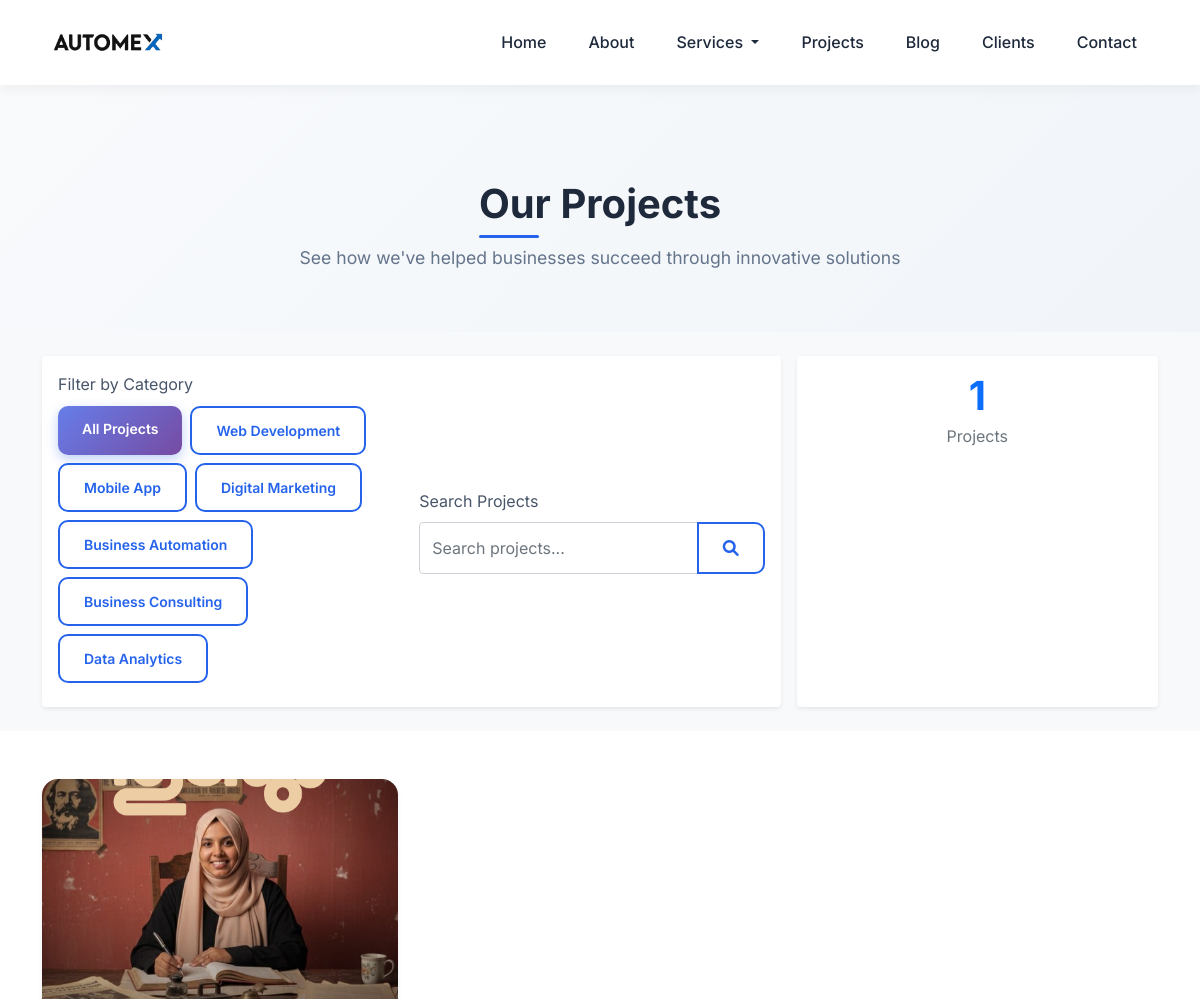
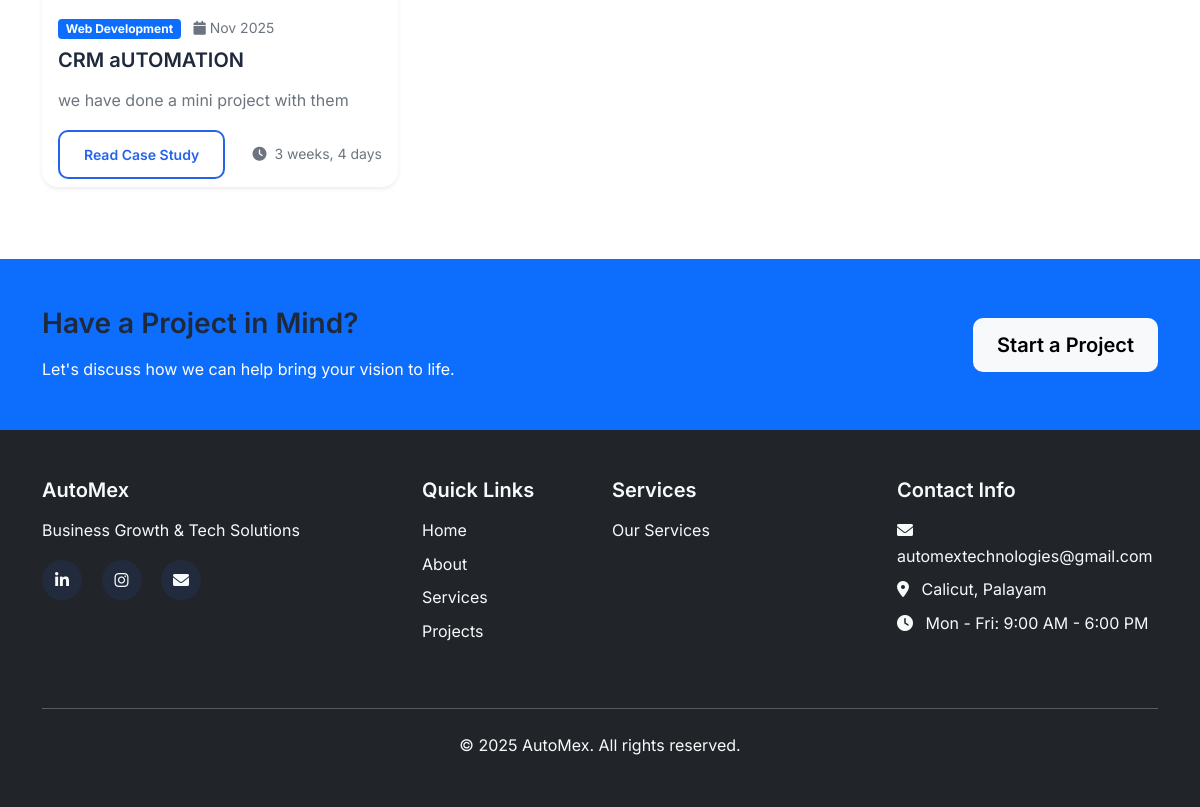
/projects/, run on the app's committed database (2 pictures, top to bottom).
### projects/models.py (models this page shows, shortened)
class Project(models.Model):
    PROJECT_CATEGORIES = [
        ('web_development', 'Web Development'),
        ('mobile_app', 'Mobile App'),
        ('digital_marketing', 'Digital Marketing'),
        ('business_automation', 'Business Automation'),
        ('consulting', 'Business Consulting'),
        ('data_analytics', 'Data Analytics'),
    ]
    title = models.CharField(max_length=200)
    slug = models.SlugField(unique=True)
    client = models.CharField(max_length=200)
    category = models.CharField(max_length=50, choices=PROJECT_CATEGORIES)
    short_description = models.TextField()
    description = RichTextField()
    challenge = RichTextField(blank=True)
    solution = RichTextField(blank=True)
    results = RichTextField(blank=True)
    start_date = models.DateField()
    end_date = models.DateField(blank=True, null=True)
    project_url = models.URLField(blank=True)
    github_url = models.URLField(blank=True)
    main_image = models.ImageField(upload_to='projects/')
    image_1 = models.ImageField(upload_to='projects/', blank=True, null=True)
    image_2 = models.ImageField(upload_to='projects/', blank=True, null=True)
    image_3 = models.ImageField(upload_to='projects/', blank=True, null=True)
    is_featured = models.BooleanField(default=False)
    is_published = models.BooleanField(default=True)
    meta_title = models.CharField(max_length=200, blank=True)
    meta_description = models.TextField(blank=True)
    tags = TaggableManager(blank=True)
    created_at = models.DateTimeField(auto_now_add=True)
    updated_at = models.DateTimeField(auto_now=True)
    class Meta:
        ordering = ['-start_date']

### projects/views.py (the view)
# urls.py: path('', views.project_list, name='project_list'),
def project_list(request):
    projects = Project.objects.filter(is_published=True).order_by('-start_date')
    categories = Project.PROJECT_CATEGORIES
    category = request.GET.get('category')
    if category:
        projects = projects.filter(category=category)
    featured_projects = projects.filter(is_featured=True)[:3]
    context = {
        'projects': projects,
        'featured_projects': featured_projects,
        'categories': categories,
        'selected_category': category,
    }
    return render(request, 'projects/project_list.html', context)

### core/context_processors.py (called while the page is built)
def company_info(request):
    company_info = CompanyInfo.objects.first()
    return {
        'company_info': company_info,
    }

### services/context_processors.py (called while the page is built)
def services_processor(request):
    services = Service.objects.filter(is_active=True).order_by('order')[:6]
    return {
        'services': services,
    }

### templates/projects/project_list.html (shortened to what this page needs)
{% extends 'base.html' %}
{% block content %}
<section class="page-header">
    <div class="container">
        <div class="row">
            <div class="col-lg-12 text-center">
                <h1 class="section-title">Our Projects</h1>
                <p class="section-subtitle">See how we've helped businesses succeed through innovative solutions</p>
            </div>
        </div>
    </div>
</section>
<section class="py-4 bg-light">
    <div class="container">
        <div class="row g-3">
            <div class="col-lg-8">
                <div class="card border-0 shadow-sm">
                    <div class="card-body">
                        <div class="row g-3 align-items-center">
                            <div class="col-md-6">
                                <label class="form-label fw-semibold">Filter by Category</label>
                                <div class="filter-buttons">
                                    <a href="{% url 'project_list' %}" class="btn btn-sm {% if not selected_category %}btn-primary{% else %}btn-outline-primary{% endif %} me-2 mb-2">
                                        All Projects
                                    </a>
                                    {% for category in categories %}
                                    <a href="{% url 'project_list' %}?category={{ category.0 }}" class="btn btn-sm {% if selected_category == category.0 %}btn-primary{% else %}btn-outline-primary{% endif %} me-2 mb-2">
                                        {{ category.1 }}
                                    </a>
                                    {% endfor %}
                                </div>
                            </div>
                            <div class="col-md-6">
                                <label class="form-label fw-semibold">Search Projects</label>
                                <div class="input-group">
                                    <input type="text" class="form-control" placeholder="Search projects..." id="projectSearch">
                                    <button class="btn btn-outline-primary" type="button">
                                        <i class="fas fa-search"></i>
                                    </button>
                                </div>
                            </div>
                        </div>
                    </div>
                </div>
            </div>
            <div class="col-lg-4">
                <div class="card border-0 shadow-sm h-100">
                    <div class="card-body text-center">
                        <div class="projects-stats">
                            <h3 class="text-primary mb-1">{{ projects|length }}</h3>
                            <p class="text-muted mb-0">Projects{% if selected_category %} in {{ selected_category }}{% endif %}</p>
                        </div>
                    </div>
                </div>
            </div>
        </div>
    </div>
</section>
<section class="py-5">
    <div class="container">
        {% if projects %}
        <div class="row" id="projectsGrid">
            {% for project in projects %}
            <div class="col-lg-4 col-md-6 mb-4 project-item" data-category="{{ project.category }}" data-title="{{ project.title|lower }}">
                <div class="card project-card h-100 border-0 shadow-sm">
                    <div class="project-image-container position-relative overflow-hidden">
                        <img src="{{ project.main_image.url }}" class="card-img-top" alt="{{ project.title }}" style="height: 220px; object-fit: cover;">
                    </div>
                    <div class="card-body">
                        <div class="project-meta mb-2">
                            <span class="badge bg-primary">{{ project.get_category_display }}</span>
                            <small class="text-muted ms-2"><i class="fas fa-calendar me-1"></i>{{ project.start_date|date:"M Y" }}</small>
                        </div>
                        <h5 class="card-title mb-3">{{ project.title }}</h5>
                        <p class="card-text text-muted">{{ project.short_description }}</p>
                    </div>
                    <div class="card-footer bg-transparent border-0 pt-0">
                        <div class="d-flex justify-content-between align-items-center">
                            <a href="{% url 'project_detail' project.slug %}" class="btn btn-outline-primary btn-sm">
                                Read Case Study
                            </a>
                            <small class="text-muted">
                                <i class="fas fa-clock me-1"></i>
                                {% if project.end_date %}
                                {{ project.start_date|timesince:project.end_date }}
                                {% else %}
                                Ongoing
                                {% endif %}
                            </small>
                        </div>
                    </div>
                </div>
            </div>
            {% endfor %}
        </div>
        {% endif %}
    </div>
</section>
<section class="py-5 bg-primary text-white">
    <div class="container">
        <div class="row align-items-center">
            <div class="col-lg-8">
                <h3 class="mb-3">Have a Project in Mind?</h3>
                <p class="mb-0">Let's discuss how we can help bring your vision to life.</p>
            </div>
            <div class="col-lg-4 text-lg-end">
                <a href="{% url 'contact' %}" class="btn btn-light btn-lg">Start a Project</a>
            </div>
        </div>
    </div>
</section>
{% endblock %}

### templates/base.html (style rules this page uses)
:root { --primary-color: #2563eb; --primary-light: #3b82f6; --primary-dark: #1d4ed8; --secondary-color: #64748b; --accent-color: #06b6d4; --success-color: #10b981; --warning-color: #f59e0b; --light-color: #f8fafc; --dark-color: #1e293b; --border-radius: 16px; --shadow-light: 0 4px 12px rgba(0, 0, 0, 0.05); --shadow-medium: 0 8px 25px rgba(0, 0, 0, 0.1); --shadow-heavy: 0 15px 30px rgba(0, 0, 0, 0.15); --transition: all 0.3s ease; --gradient-primary: linear-gradient(135deg, #667eea 0%, #764ba2 100%); --gradient-secondary: linear-gradient(135deg, #f093fb 0%, #f5576c 100%); }
body { font-family: 'Inter', sans-serif; line-height: 1.6; color: #475569; padding-top: 80px; background: #ffffff; overflow-x: hidden; }
h1, h2, h3, h4, h5, h6 { font-weight: 600; color: var(--dark-color); }
.service-card, .project-card, .blog-card, .team-card, .client-card { transition: var(--transition); border: none; box-shadow: var(--shadow-light); border-radius: var(--border-radius); overflow: hidden; height: 100%; background: white; }
.section-title { font-weight: 700; color: var(--dark-color); margin-bottom: 1rem; position: relative; display: inline-block; }
.section-title::after { content: ''; position: absolute; bottom: -10px; left: 0; width: 60px; height: 3px; background: var(--primary-color); border-radius: 2px; }
.section-subtitle { color: var(--secondary-color); font-size: 1.1rem; max-width: 700px; margin: 0 auto; }
.btn { border-radius: 10px; padding: 12px 24px; font-weight: 600; transition: var(--transition); border: none; }
.btn-primary { background: var(--gradient-primary); box-shadow: 0 4px 12px rgba(37, 99, 235, 0.3); }
.btn-outline-primary { border: 2px solid var(--primary-color); color: var(--primary-color); }
.page-header { padding: 100px 0 60px; background: linear-gradient(135deg, #f8fafc 0%, #f1f5f9 100%); position: relative; }

### templates/projects/project_list.html (style rules this page uses)
.project-card { transition: all 0.3s ease; position: relative; }
.project-image-container { position: relative; }
.projects-stats h3 { font-size: 2.5rem; font-weight: 700; }
.filter-buttons { display: flex; flex-wrap: wrap; }

### data on the page
Project: main_image (picture), category "Web Development", start_date "Nov 2025", title "CRM aUTOMATION", short_description "we have done a mini project with them", start_date "3 weeks, 4 days"

### other printed values
{{ category.1 }} "Web Development" "Mobile App" "Digital Marketing" "Business Automation" "Business Consulting" "Data Analytics"
{{ projects|length }} "1"
